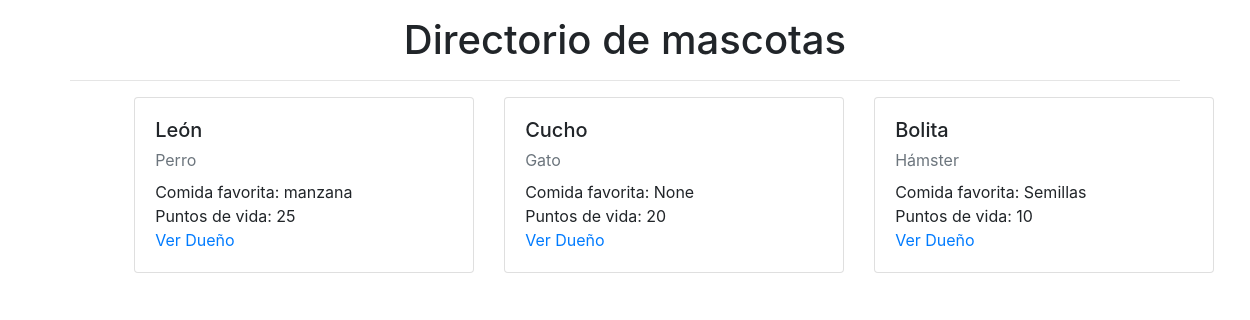
The page /mascotas/1 on the database its author committed.
### mascotas/models.py (models this page shows, shortened)
class Animal(models.Model):
    especie = models.ForeignKey(Especie, on_delete=models.CASCADE)
    nombre = models.CharField(max_length=30)
    salud = models.IntegerField('Puntos de salud', default=0)
    humano = models.ForeignKey(Humano, on_delete=models.SET_NULL, blank=True, null=True)
    class Meta:
        verbose_name_plural = "Animales"

class Especie(models.Model):
    nombre = models.CharField(max_length=30)
    fruta_favorita = models.ForeignKey(Fruta, on_delete=models.SET_NULL, null=True, blank=True)
    def __str__(self):
        return self.nombre

class Fruta(models.Model):
    nombre = models.CharField(max_length=30)
    puntos_salud = models.IntegerField(default=0)
    def __str__(self):
        return self.nombre

### mascotas/views.py (the view)
# urls.py: path('<int:humano>', views.humano, name='humano')
def humano(request, humano):
    animales = Animal.objects.filter(humano_id=humano)
    return render(request, 'mascotas/index.html', {'animales': animales})

### templates/mascotas/index.html (shortened to what this page needs)
<!DOCTYPE html>
<html lang="en">
<head>
    <link rel="stylesheet" href="https://stackpath.bootstrapcdn.com/bootstrap/4.1.3/css/bootstrap.min.css">
</head>
<body>
    <div class="container mt-3">
        <h1 class="text-center">Directorio de mascotas</h1>
        <hr/>
    </div>
    <div class="container row offset-md-1">
    {% for animal in animales %}
        <div class="col-md-4 mb-3">
            <div class="card">
                <div class="card-body">
                    <h5 class="card-title">{{ animal.nombre }}</h5>
                    <p class="card-subtitle text-muted mb-2">{{ animal.especie }}</p>
                    <div class="card-text">Comida favorita: {{ animal.especie.fruta_favorita }}</div>
                    <div class="card-text">Puntos de vida: {{ animal.salud }}</div>
                    <a href="{% url 'humano' humano=animal.humano_id %}" class="card-link">Ver Dueño</a>
                </div>
            </div>
        </div>
    {% endfor %}
    </div>
</body>
</html>

### rows shown on the page
Animal: nombre "León", especie "Perro", especie.fruta_favorita "manzana", salud "25"
Animal: nombre "Cucho", especie "Gato", especie.fruta_favorita "None", salud "20"
Animal: nombre "Bolita", especie "Hámster", especie.fruta_favorita "Semillas", salud "10"
